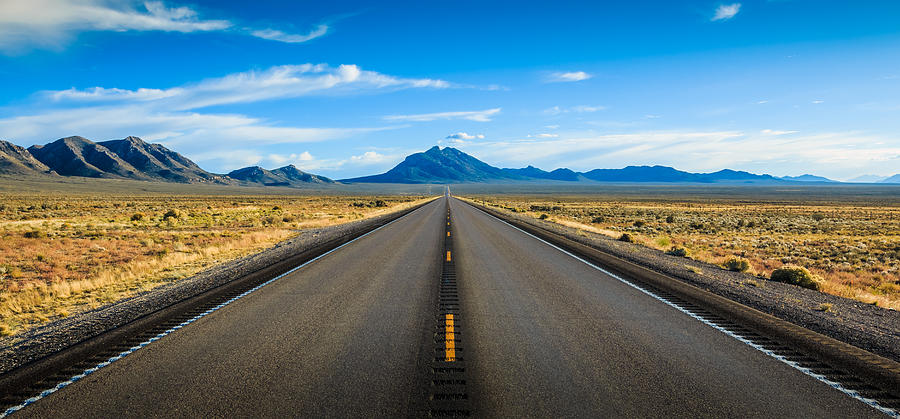
#> input picture road three.jpg, 900 x 419 px, given in place of the camera
$ python LineDetV4.py
#> lines starting #> are read from the running program, lines starting #| are printed output that depends on the picture; after the words box and inside, x2 and y2 are one past the last pixel; in counts of white or black regions, pixels touching at a corner belong together
import cv2
import numpy as np
#import matplotlib.pyplot as plt

cap = cv2.VideoCapture(0)

while True:
    _, frame = cap.read()
#> frame is the input picture: shape (419, 900, 3); mean B, G, R 134.2, 124.2, 96.7


    def make_coordinates(image, line_parameters):
        if str(type(line_parameters)) == "<class 'numpy.float64'>":
            return np.array([0, 0, 0, 0])
        else:
            slope, intercept = line_parameters
            y1 = image.shape[0]
            y2 = int(y1*(3/5))
            x1 = int((y1 - intercept)/slope)
            x2 = int((y2 - intercept)/slope)
            return np.array([x1, y1, x2, y2])

    def average_slope_intercept(image, lines):
        left_fit = []
        right_fit = []

        if lines is not None:
            for line in lines:
                x1, y1, x2, y2 = line.reshape(4)
                parameters = np.polyfit((x1, x2), (y1, y2), 1)
                slope = parameters[0]
                intercept = parameters[1]
                if slope < 0:
                    left_fit.append((slope, intercept))
                else:
                    right_fit.append((slope, intercept))
            left_fit_average = np.average(left_fit, axis=0)
            right_fit_average = np.average(right_fit, axis=0)
            left_line = make_coordinates(image, left_fit_average)
            right_line = make_coordinates(image, right_fit_average)

            if (np.any(left_line > 1000) or np.any(right_line > 1000)) is True:
                left_line = np.zeros(1, 4)
                right_line = np.zeros(1, 4)

        else:
            left_line = None
            right_line = None

        return np.array([left_line, right_line])


    def canny(image):
        gray = cv2.cvtColor(image, cv2.COLOR_RGB2GRAY)
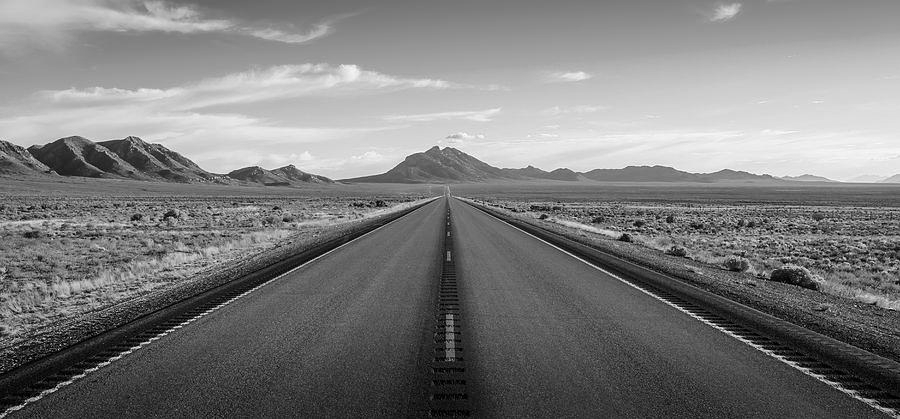
#> gray: shape (419, 900); min 0, max 254, mean 124.1
        blur = cv2.GaussianBlur(gray, (5, 5), 0)
        canny = cv2.Canny(blur, 50, 150)
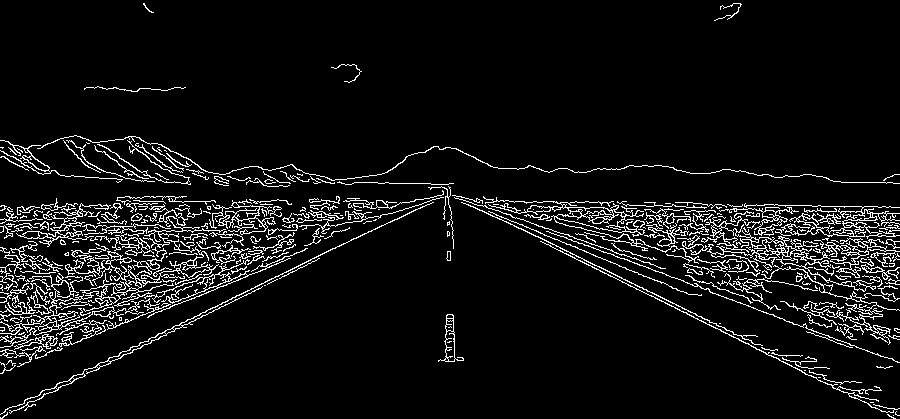
#> canny: shape (419, 900); 6.9% white in thin lines or dots
        return canny

    def display_lines(image, lines):
        line_image = np.zeros_like(image)
        if lines[0] is not None and lines[1] is not None:
            for x1, y1, x2, y2 in lines:
                cv2.line(line_image, (x1, y1), (x2, y2), (255, 0, 0), 10)
        return line_image

    def region_of_interest(image):
        height = image.shape[0]
#> height = 419
        width = image.shape[1]
#> width = 900
        polygons = np.array([
            [(0, 350), (0, height), (width, height), (width, 350)]
            ])
        mask = np.zeros_like(image)
        cv2.fillPoly(mask, polygons, 255)
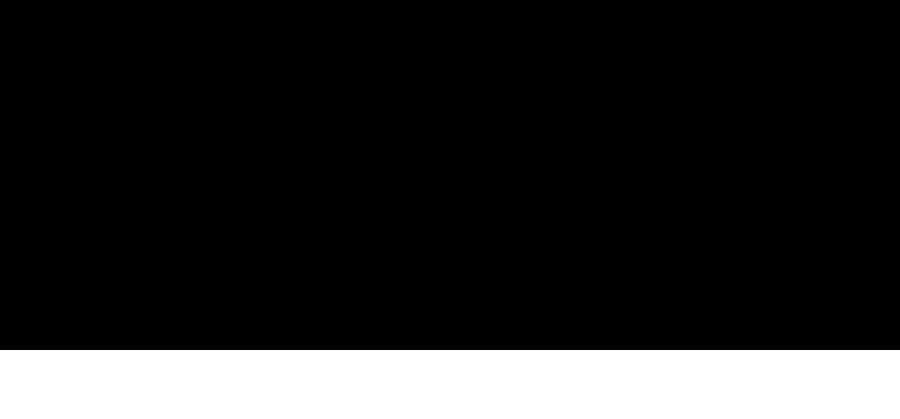
#> mask: shape (419, 900); 16.5% white; 1 white region, box (x1, y1, x2, y2) and area: (0, 350, 900, 419) 62100
        masked_image = cv2.bitwise_and(image, mask)
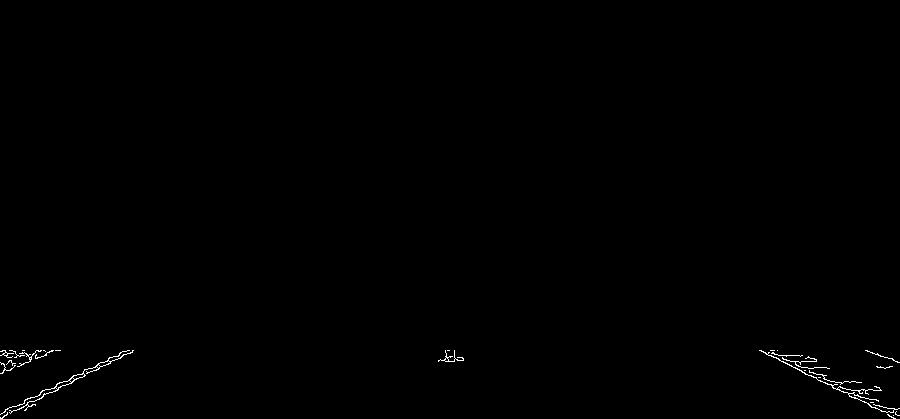
#> masked_image: shape (419, 900); 0.34% white in thin lines or dots, all inside (x1, y1, x2, y2) = (0, 350, 900, 419)
        return masked_image

    lane_image = np.copy(frame)
    canny_image = canny(lane_image)
    cropped_image = region_of_interest(canny_image)
    lines = cv2.HoughLinesP(cropped_image, 2, np.pi/180, 80, np.array([]), minLineLength=60, maxLineGap=5)
#> lines = [[779, 360, 888, 414]]
    averaged_lines = average_slope_intercept(lane_image, lines)
#> the loop in average_slope_intercept, `for line in lines:` made 1 pass
#> (x1, y1, x2, y2, slope, intercept) on pass 1: (779, 360, 888, 414, 0.495, -25.93)
#> after the loop in average_slope_intercept, `for line in lines:`: left_fit = []; right_fit = [(0.495, -25.93)]
#> in average_slope_intercept, `left_fit_average = np.average(left_fit, axis=0)`: left_fit_average = nan
#> in average_slope_intercept, `right_fit_average = np.average(right_fit, axis=0)`: right_fit_average = [0.495, -25.93]
#> in average_slope_intercept, `left_line = make_coordinates(image, left_fit_average)`: left_line = [0, 0, 0, 0]
#> in average_slope_intercept, `right_line = make_coordinates(image, right_fit_average)`: right_line = [898, 419, 558, 251]
#> averaged_lines = [[0, 0, 0, 0], [898, 419, 558, 251]]
    line_image = display_lines(lane_image, averaged_lines)
#> the loop in display_lines, `for x1, y1, x2, y2 in lines:` made 2 passes
    combo_image = cv2.addWeighted(lane_image, 0.8, line_image, 1, 1)
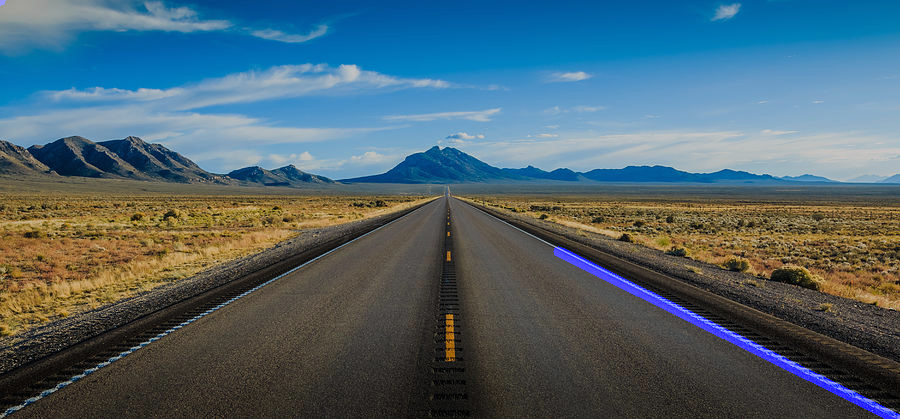
#> combo_image: shape (419, 900, 3); mean B, G, R 110.3, 100.3, 78.4

    cv2.imshow("Result2", combo_image)
    #cv2.imshow("Frame", frame)
    #cv2.imshow("Canny", canny)


    key = cv2.waitKey(1)
#> (key Esc is pressed here)
    if key == 27:
        break

cap.release()
cv2.destroyAllWindows()

$ run again, on road.jpg
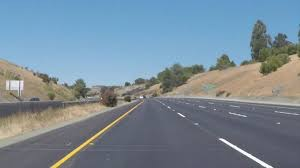
#> input picture road.jpg, 300 x 168 px, given in place of the camera
#> frame is the input picture: shape (168, 300, 3); mean B, G, R 151.8, 138.4, 120.9
#> in canny, `canny = cv2.Canny(blur, 50, 150)`:
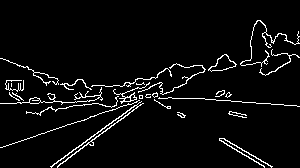
#> canny: shape (168, 300); 4.7% white in thin lines or dots, all inside (x1, y1, x2, y2) = (0, 20, 300, 168)
#> mask: shape (168, 300); every value is 0
#> lines = None
#> line_image: shape (168, 300, 3); every value is 0
#> `combo_image = cv2.addWeighted(lane_image, 0.8, line_image, 1, 1)`:
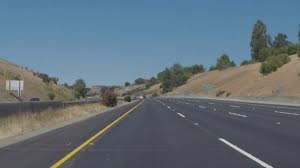
#> combo_image: shape (168, 300, 3); mean B, G, R 122.5, 111.8, 97.8
